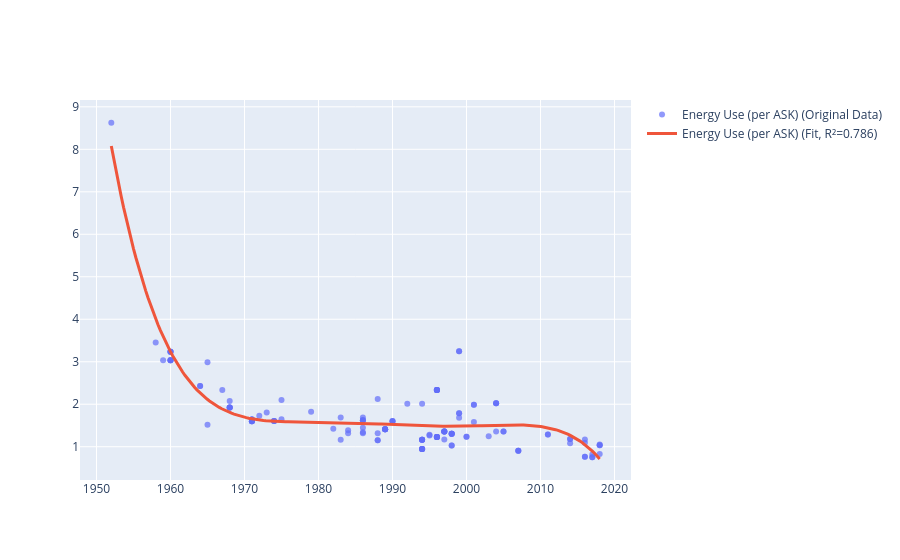

Notebook cell for this chart:
### Code cell
poly_eu = _compute_polynomials_from_dataframe(
    df_merged,
    col_name_x='YOI',
    col_name_y='Energy Use (per ASK)',
    degree=5,
    plot=True
)

### Figure 1 — Plotly figure (JSON) as saved in the notebook; plotly's stock layout.template omitted (floating-point values rounded to 4 significant figures; data arrays with more than 128 entries replaced by an {"elided": "..."} marker saying what was removed)
{"data": [{"marker": {"opacity": 0.7}, "mode": "markers", "name": "Energy Use (per ASK) (Original Data)", "type": "scatter", "x": {"elided": "144 float values"}, "y": {"elided": "144 float values"}}, {"line": {"width": 3}, "mode": "lines", "name": "Energy Use (per ASK) (Fit, R²=0.786)", "type": "scatter", "x": {"elided": "200 float values"}, "y": {"elided": "200 float values"}}], "layout": {}}
